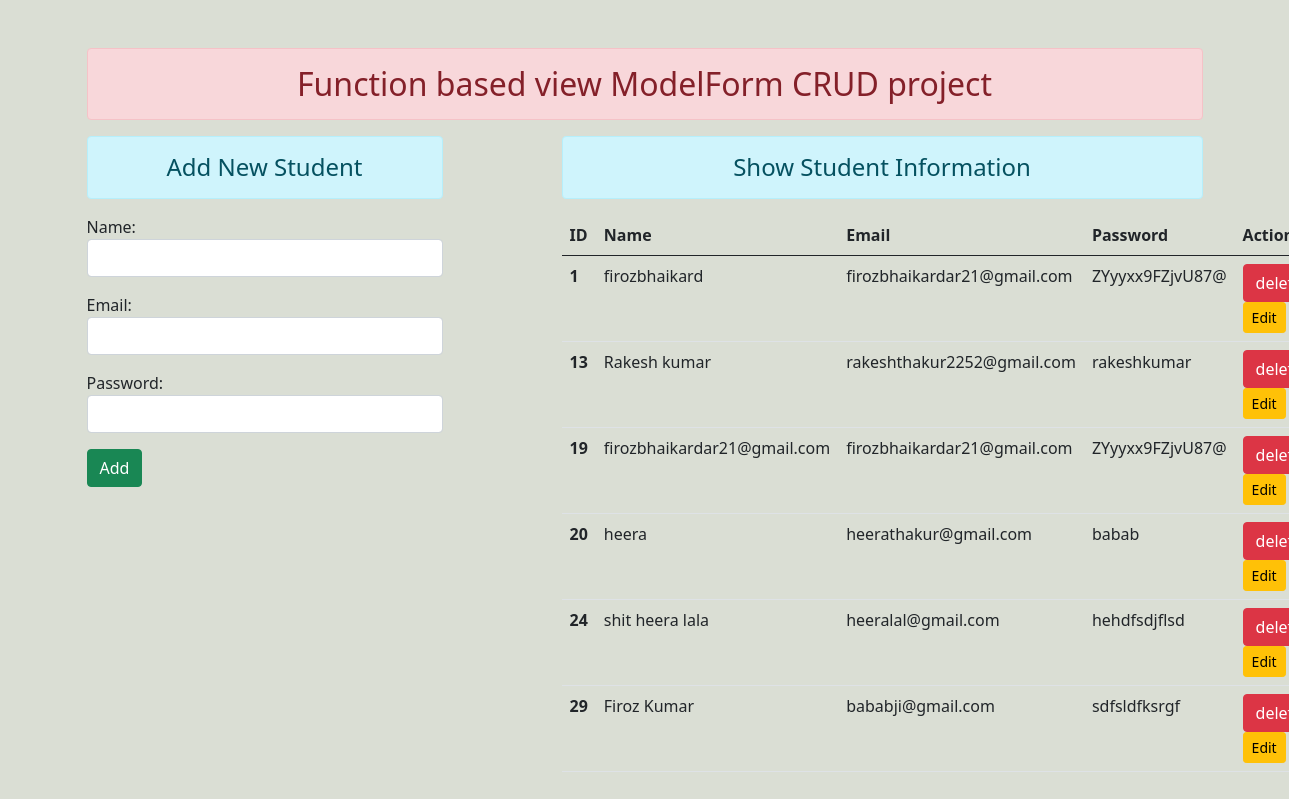
The page / on the database its author committed.
### enroll/models.py (models this page shows)
class User(models.Model):
    name=models.CharField(max_length=54)
    email=models.EmailField(max_length=100)
    password=models.CharField(max_length=50)

### enroll/views.py (the view)
# urls.py: path('',views.add_show,name="addandshow"),
def add_show(request):
    if request.method=='POST':
        fm=StudentRegistration(request.POST)
        if fm.is_valid():
            nm=fm.cleaned_data['name']
            em=fm.cleaned_data['email']
            pw=fm.cleaned_data['password']
            obj=User(name=nm,email=em,password=pw)
            obj.save()
            fm=StudentRegistration()
    else:
        fm=StudentRegistration()
    stud=User.objects.all()
    context = {
    'form': fm,
    'stu': stud
    }
    return render(request,'enroll/addandshow.html',context)

### enroll/forms.py
class StudentRegistration(forms.ModelForm):
    class Meta:
        model=User
        fields=['name','email','password']
        widgets={
            'name':forms.TextInput(attrs={'class':'form-control'}),
            'email':forms.EmailInput(attrs={'class':'form-control'}),
            'password':forms.PasswordInput(render_value=True,attrs={'class':'form-control'})
        }

### enroll/templates/enroll/addandshow.html (shortened to what this page needs)
{% extends 'enroll/base.html' %}
{% block content %}
<div class="row">
 <div class="col-sm-4">
  <h4 class ="text-center alert alert-info"> Add New Student</h4>
    <form action="" method="POST">
      {{form.as_p}}
      <input type="submit" class ="btn btn-success" value="Add">
   </form>
 </div>
  <div class="col-sm-7 offset-1">
  <h4 class ="text-center alert alert-info"> Show Student Information</h4>
  {% if stu %}
     <table class="table">
  <thead>
    <tr>
      <th scope="col">ID</th>
      <th scope="col">Name</th>
      <th scope="col">Email</th>
      <th scope="col">Password</th>
      <th scope="col">Action</th>
    </tr>
  </thead>
  <tbody>
   {% for st in stu %}
    <tr>
      <th scope="row">{{st.id}}</th>
      <td>{{st.name}}</td>
      <td>{{st.email}}</td>
      <td>{{st.password}}</td>
      <td>
       <form action="{% url 'deletedata' st.id  %}" method="post" class="d-inline">
        <input type="submit" class="btn btn-danger" value="delete" >
       </form>
       <a href="{% url 'updatedata' st.id %}" class="btn btn-warning btn-sm" class="d-inline">Edit</a>
      </td>
    </tr>
    {% endfor %}
  </tbody>
</table>
 {% else %}
  <h4 class ="text-center alert alert-warning"> No Record </h4>
   {% endif %}
  </div>
</div>
{% endblock content %}

### enroll/templates/enroll/base.html (shortened to what this page needs)
<!DOCTYPE html>
{% load static %}
<html lang="en">
<head>
    <link rel="stylesheet" href="{% static 'enroll/css/bootstrap.css' %}">
</head>
<body style="background-color:#DADED4;">
 <div class="container mt-5">
 <h2 class="text-center alert alert-danger "> Function based view ModelForm CRUD project </h2>
 {% block content %}
 {% endblock content %}
  </div>
</body>
</html>

### rows shown on the page
User: id "1", name "firozbhaikard", email "firozbhaikardar21@gmail.com", password "ZYyyxx9FZjvU87@"
User: id "13", name "Rakesh kumar", email "rakeshthakur2252@gmail.com", password "rakeshkumar"
User: id "19", name "firozbhaikardar21@gmail.com", email "firozbhaikardar21@gmail.com", password "ZYyyxx9FZjvU87@"
User: id "20", name "heera", email "heerathakur@gmail.com", password "babab"
User: id "24", name "shit heera lala", email "heeralal@gmail.com", password "hehdfsdjflsd"
User: id "29", name "Firoz Kumar", email "bababji@gmail.com", password "sdfsldfksrgf"
